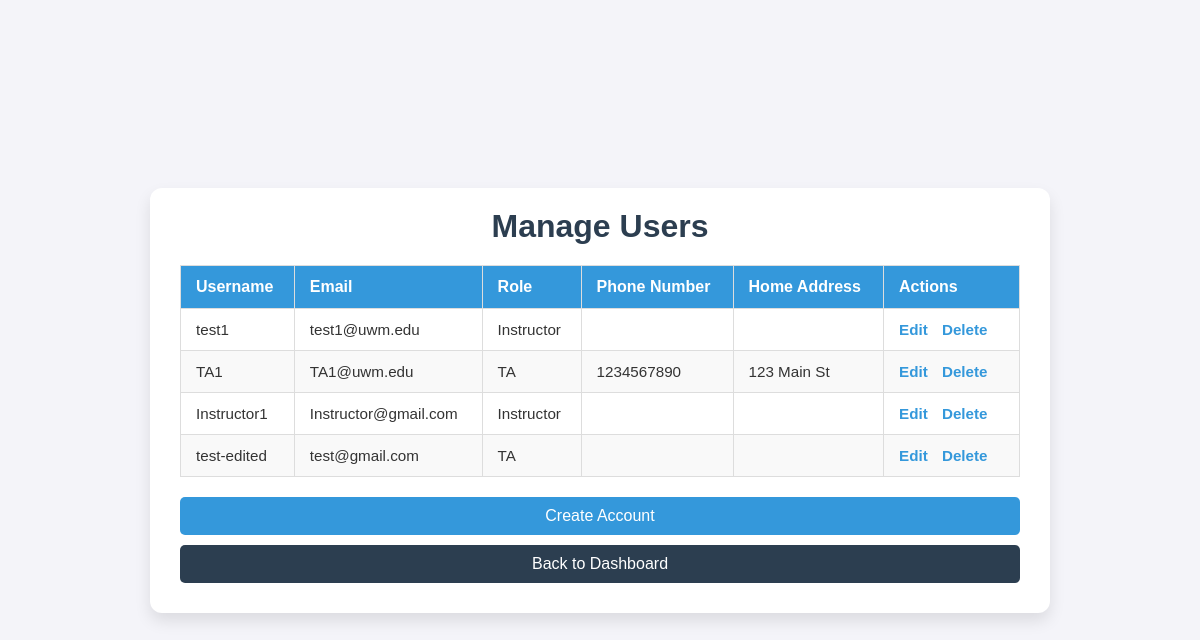
/account-management/ (signed in), run on the app's committed database.
### TASchedulerApp/models.py (models this page shows, shortened)
class MyUser(AbstractBaseUser):
    ROLE_CHOICES = [
        ('Administrator', 'Administrator'),
        ('Instructor', 'Instructor'),
        ('TA', 'TA'),
    ]
    role = models.CharField(max_length=20, choices=ROLE_CHOICES, default='TA')
    email = models.EmailField(unique=True)
    name = models.CharField(max_length=50, unique=True)
    contactInfo = models.CharField(max_length=50, default='')
    home_address = models.TextField(default='')
    phone_number = models.CharField(max_length=15, default='')
    office_hours = models.TextField(default='')
    office_location = models.CharField(max_length=50, default='')
    is_staff = models.BooleanField(default=False)
    is_active = models.BooleanField(default=True)
    is_superuser = models.BooleanField(default=False)
    objects = MyUserManager()
    EMAIL_FIELD = 'email'
    USERNAME_FIELD = 'name'
    REQUIRED_FIELDS = ['email']

### TASchedulerApp/views.py (the view)
# urls.py: path('account-management/', views.ManageUsers.as_view(), name='account_management'),
class ManageUsers(LoginRequiredMixin, View):
    def get(self, request):
        users = MyUser.objects.filter(role__in=['Instructor', 'TA'])
        return render(request, 'admin/manage_users.html', {'users': users})

### templates/admin/manage_users.html (shortened to what this page needs)
<!DOCTYPE html>
<html lang="en">
<head>
</head>
<body>
    <div class="container">
        <h1>Manage Users</h1>
        <table>
            <thead>
                <tr>
                    <th>Username</th>
                    <th>Email</th>
                    <th>Role</th>
                    <th>Phone Number</th>
                    <th>Home Address</th>
                    <th>Actions</th>
                </tr>
            </thead>
            <tbody>
                {% for user in users %}
                <tr>
                    <td>{{ user.name }}</td>
                    <td>{{ user.email }}</td>
                    <td>{{ user.role }}</td>
                    <td>{{ user.phone_number }}</td>
                    <td>{{ user.home_address }}</td>
                    <td class="actions">
                        <a href="{% url 'edit_user' user.id %}">Edit</a>
                        <a href="{% url 'delete_user' user.id %}">Delete</a>
                    </td>
                </tr>
                {% empty %}
                <tr>
                    <td colspan="4" style="text-align: center; font-style: italic; color: #777;">
                        No users found.
                    </td>
                </tr>
                {% endfor %}
            </tbody>
        </table>
        <a href="{% url 'register' %}" class="btn create">Create Account</a>
        <a href="{% url 'dashboard' %}" class="btn dashboard">Back to Dashboard</a>
    </div>
</body>
</html>

### templates/admin/manage_users.html (style rules this page uses)
* { margin: 0; padding: 0; box-sizing: border-box; }
body { font-family: 'Arial', sans-serif; background-color: #f4f4f9; color: #333; display: flex; justify-content: center; align-items: center; min-height: 100vh; padding: 20px; }
.container { background: #fff; border-radius: 12px; box-shadow: 0 8px 16px rgba(0, 0, 0, 0.1); max-width: 900px; width: 100%; padding: 20px 30px; }
h1 { text-align: center; font-size: 2rem; color: #2c3e50; margin-bottom: 20px; }
table { width: 100%; border-collapse: collapse; margin-bottom: 20px; }
thead { background-color: #3498db; color: white; }
th, td { padding: 12px 15px; border: 1px solid #ddd; text-align: left; }
tr:nth-child(even) { background-color: #f9f9f9; }
td { font-size: 0.95rem; }
.actions a { text-decoration: none; color: #3498db; font-weight: bold; margin-right: 10px; }
.btn { display: block; text-align: center; padding: 10px 20px; background-color: #2c3e50; color: white; border-radius: 5px; text-decoration: none; font-size: 1rem; margin: 10px auto; }
.btn.create { background-color: #3498db; }
.btn.dashboard { background-color: #2c3e50; }

### data on the page
MyUser: name "test1", email "test1@uwm.edu", role "Instructor"
MyUser: name "TA1", email "TA1@uwm.edu", role "TA", phone_number "1234567890", home_address "123 Main St"
MyUser: name "Instructor1", email "Instructor@gmail.com", role "Instructor"
MyUser: name "test-edited", email "test@gmail.com", role "TA"
